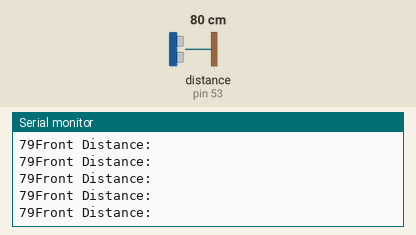
The sketch below on a simulated Arduino Mega 2560, built with avr-gcc and run on an emulated ATmega2560. Shown: the last lines printed to the serial monitor. Wiring (inferred from the names in the program): ultrasonic range finder: trigger pin 52; echo pin 53. The test bench sets the inputs (shaded band); at power-on: distance to the obstacle (sensor on pin 53) 80 cm. The echo pulse lasts 58.3 µs per cm.

Above: at 1.2 s.
1.3 s: distance to the obstacle (sensor on pin 53) set to 2 cm
At 2.3 s:
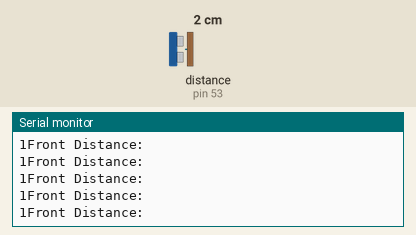
2.8 s: distance to the obstacle (sensor on pin 53) set to 18 cm
At 3.3 s:
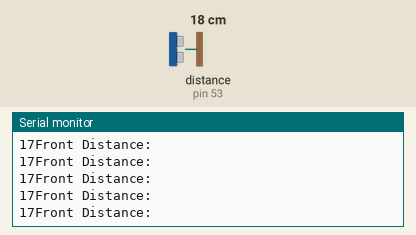
5.8 s: distance to the obstacle (sensor on pin 53) set to 4 cm
At 6.3 s:
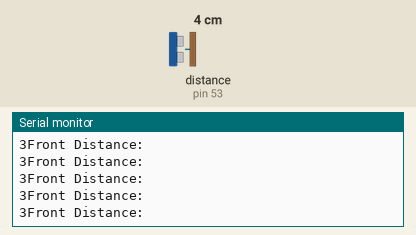
8.8 s: distance to the obstacle (sensor on pin 53) set to 35 cm
At 9.5 s:
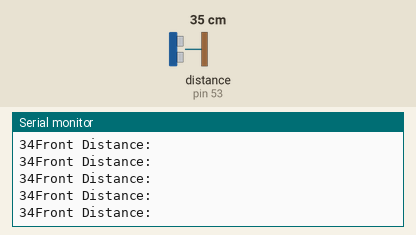
11.8 s: distance to the obstacle (sensor on pin 53) set to 9 cm
At 12.4 s:
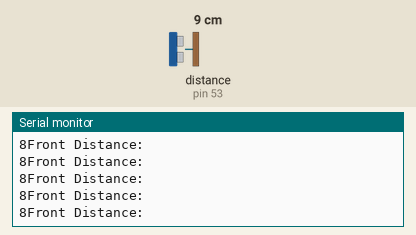
14.8 s: distance to the obstacle (sensor on pin 53) set to 60 cm
At 15.3 s:
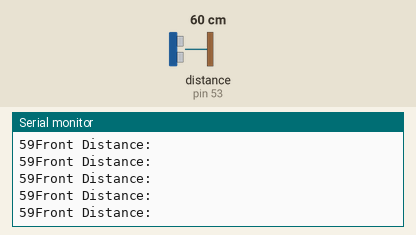
Timing chart, 0 to 17.8 s (numbered marks = the images above; inputs shaded):
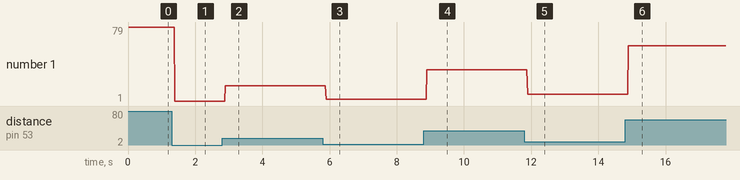

Measured:
- after the input at 1.3 s, the serial monitor: prints a new line after 0.10 s (image 1)
- after the input at 2.8 s, the serial monitor: prints a new line after 0.10 s (image 2)
- after the input at 5.8 s, the serial monitor: prints a new line after 0.09 s (image 3)
- after the input at 8.8 s, the serial monitor: prints a new line after 0.10 s (image 4)
- after the input at 11.8 s, the serial monitor: prints a new line after 0.09 s (image 5)
- after the input at 14.8 s, the serial monitor: prints a new line after 0.10 s (image 6)
- plotted number 1: 79 → 1 after the input at 1.3 s, 1 → 17 after the input at 2.8 s, 17 → 3 after the input at 5.8 s, 3 → 34 after the input at 8.8 s, 34 → 8 after the input at 11.8 s

The sketch:

test.ino
```cpp
/* Front Ultrasonic */
const int FrontTrig = 52;
const int FrontEcho = 53;
long FrontDuration;
int FrontDistance;


void setup() {
    Serial.begin(9600);

    pinMode(FrontTrig, OUTPUT);
    pinMode(FrontEcho, INPUT);
}


void loop() {
    long FrontDuration, FrontDistance;
    digitalWrite(FrontTrig, LOW);
    delayMicroseconds(2);
    digitalWrite(FrontTrig, HIGH);
    delayMicroseconds(10);
    digitalWrite(FrontTrig, LOW);

    FrontDuration = pulseIn(FrontEcho, HIGH);
    FrontDistance = (FrontDuration/2)/29.1;

    Serial.println("Front Distance: ");
    Serial.print(FrontDistance);

}
```
